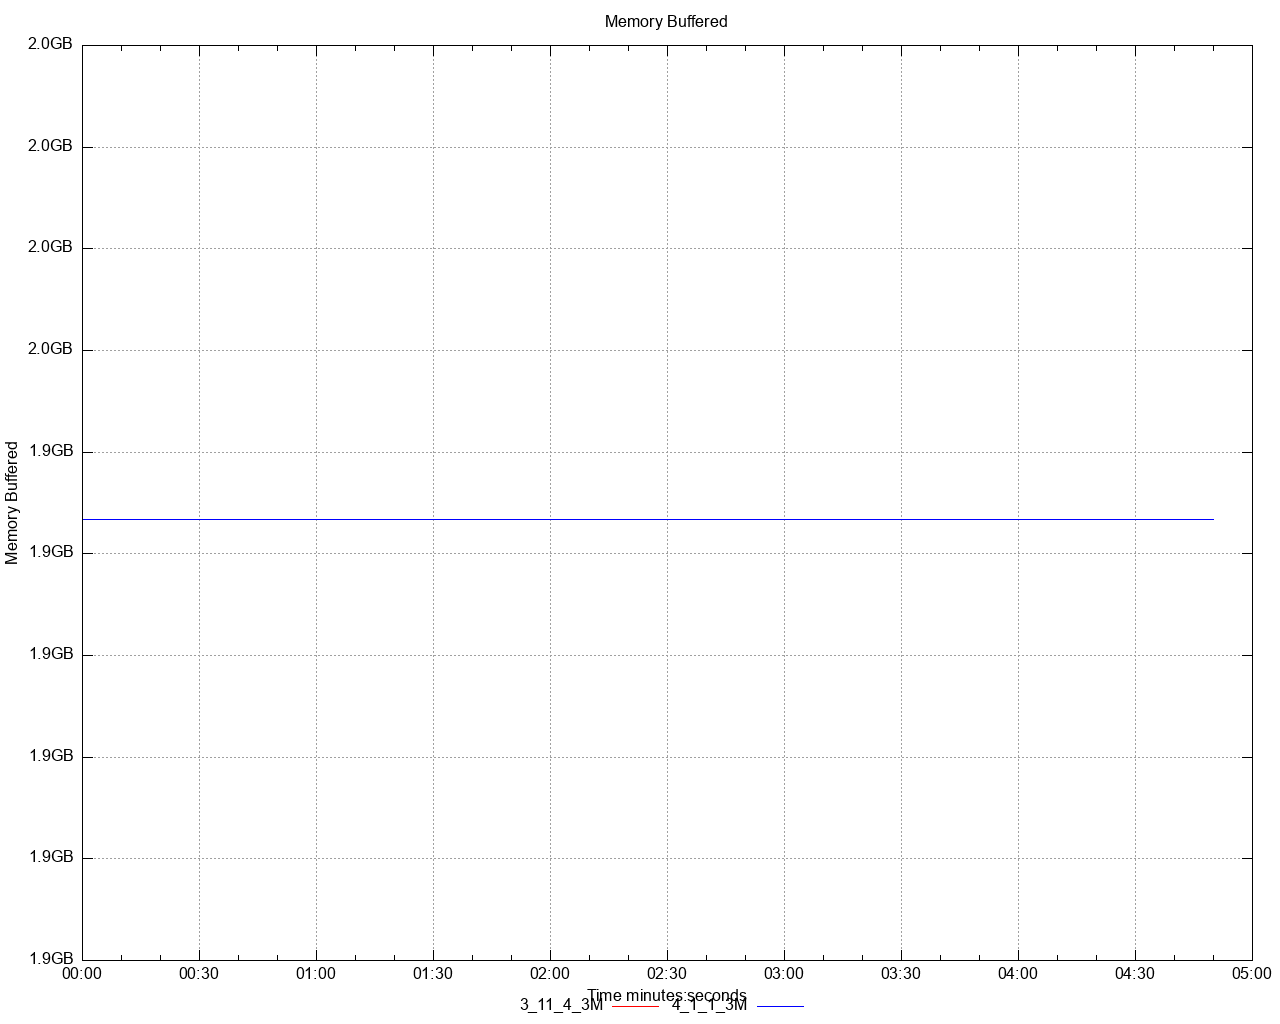

gnuplot code for this plot:
set title 'Memory Buffered' noenhanced
set style data lines
set datafile separator ","
set terminal png size 1280,1024
set grid
set key below
set xdata time
set timefmt "%s"
offset = 0
t0(x)=(offset=($0==0) ? x : offset, x - offset)
set xlabel 'Time minutes:seconds'
set ylabel 'Memory Buffered'
set format y '%.1s%cB'
set output '/Users/ahmet.mircik/simulator/tests/report_share/dstat/memory_buffered_A1.png'
plot \
   '/Users/ahmet.mircik/simulator/tests/report_share/data/memory_buffered_A1_1.data' using (t0(timecolumn(1))):2 title "3_11_4_3M" noenhanced lt rgb "red", \
   '/Users/ahmet.mircik/simulator/tests/report_share/data/memory_buffered_A1_2.data' using (t0(timecolumn(1))):2 title "4_1_1_3M_fixed_io" noenhanced lt rgb "blue", \
